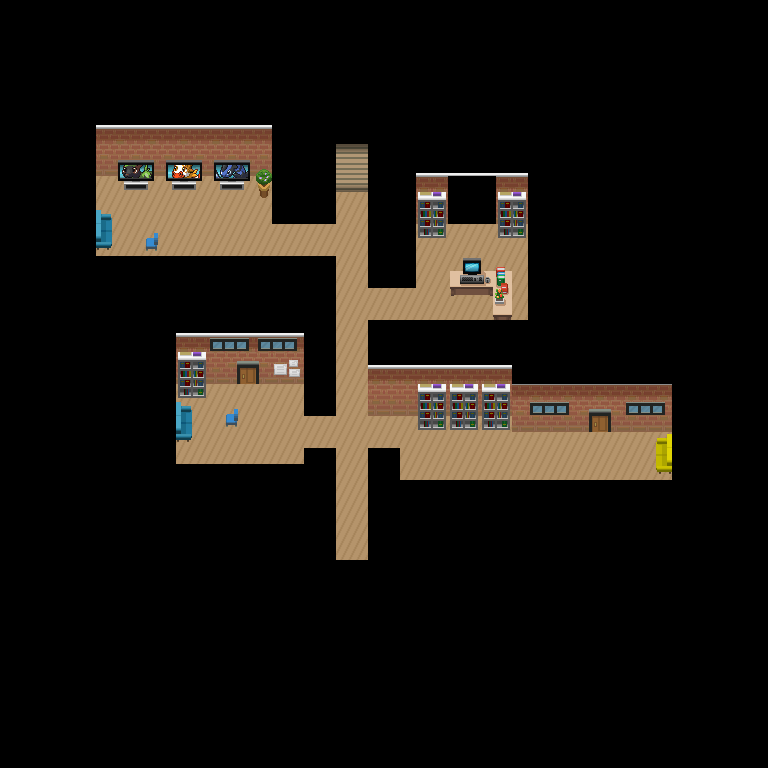

Below is a game level as drawn by its tile map, then a one-line description and the .tmx that defines it (tile-layer data replaced by summaries):
An orthogonal 48x48 tile map with 16x16 px tiles, 4 tile layers (Base, Base 2, Collision, Above).

<map version="1.0" orientation="orthogonal" width="48" height="48" tilewidth="16" tileheight="16">
 <tileset firstgid="1" name="indoor_tiles" tilewidth="16" tileheight="16">
  <image source="indoor_tiles.png" />
 </tileset>
 <layer name="Base" width="48" height="48">
  <data>[2304 cells, 2303 non-empty, 16 distinct tile ids]</data>
 </layer>
 <layer name="Base 2" width="48" height="48">
  <data>[2304 cells, 26 non-empty, 5 distinct tile ids]</data>
 </layer>
 <layer name="Collision" width="48" height="48">
  <data>[2304 cells, 386 non-empty, 67 distinct tile ids]</data>
 </layer>
 <layer name="Above" width="48" height="48">
  <data>[2304 cells, 59 non-empty, 5 distinct tile ids]</data>
 </layer>
</map>
